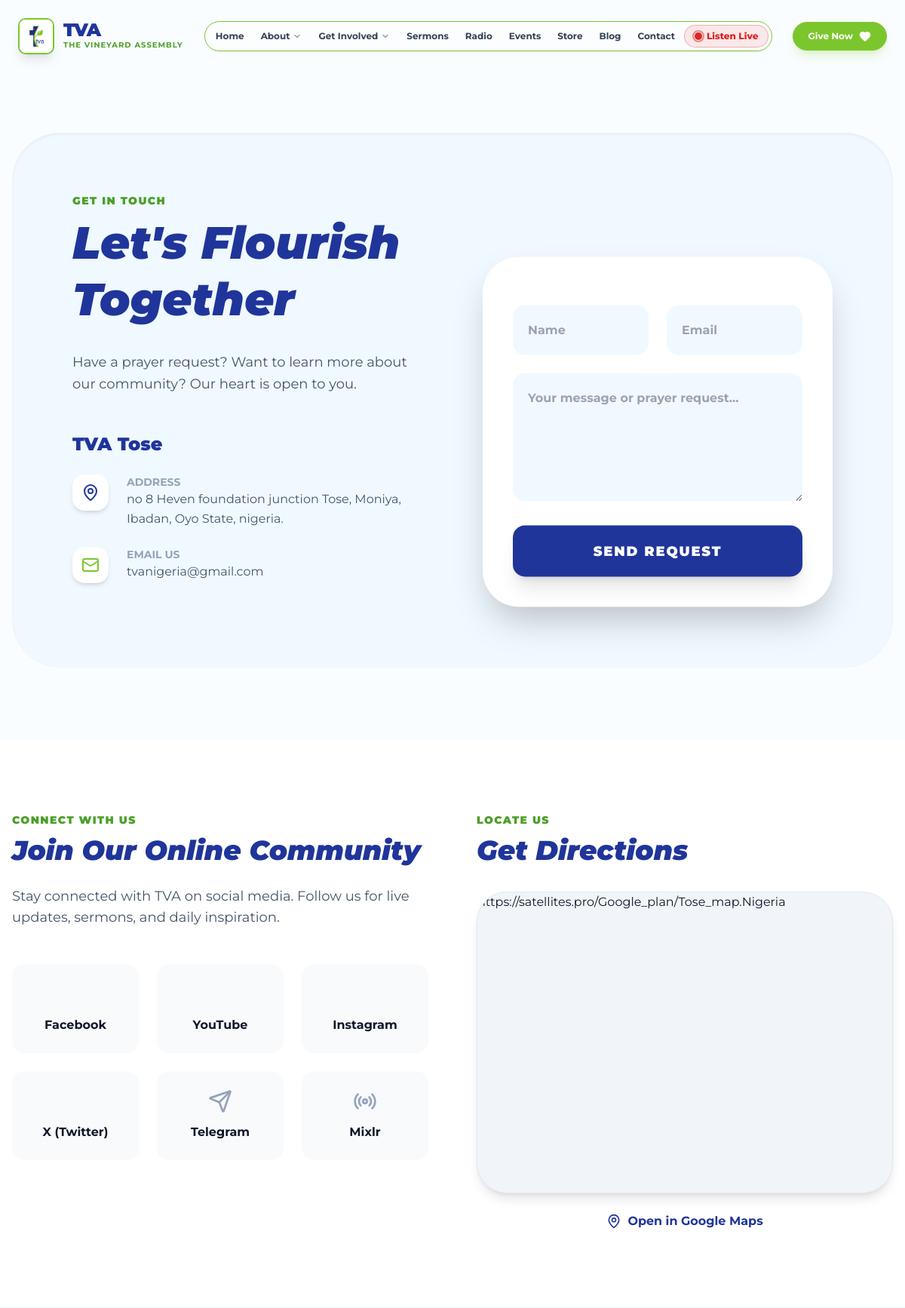
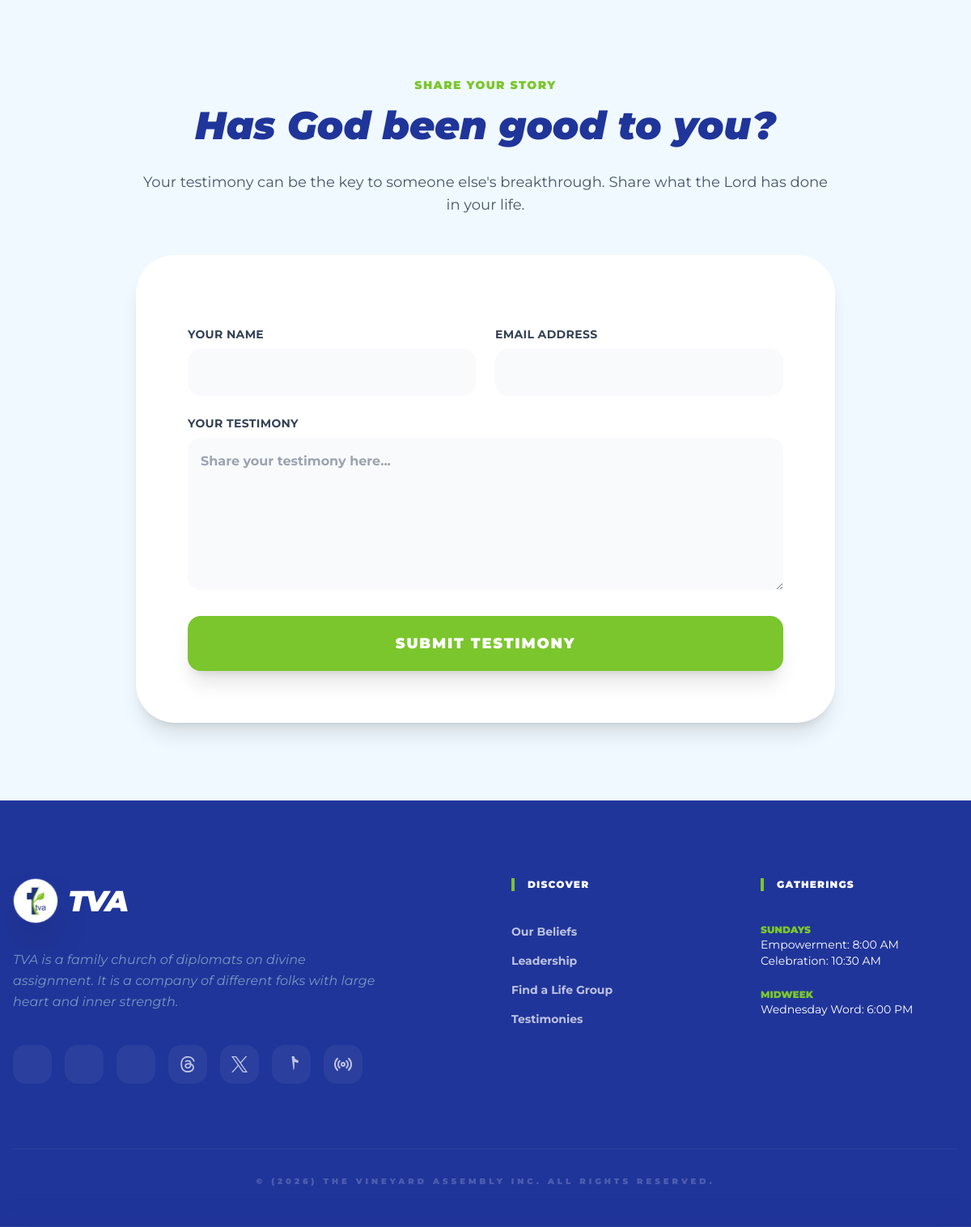
Page /contact/ on the committed database (2 pictures, top to bottom).
### contact/models.py (models this page shows, shortened)
class Branch(models.Model):
    branch_name = models.CharField(max_length=100, default="The Sanctuary")
    address = models.TextField()
    email = models.EmailField()
    class Meta:
        verbose_name_plural = "Branches"

class ContactPageSettings(models.Model):
    facebook = models.URLField(blank=True, null=True, help_text="Facebook Page URL")
    youtube = models.URLField(blank=True, null=True, help_text="YouTube Channel URL")
    mixlr = models.URLField(blank=True, null=True, help_text="Mixlr URL")
    telegram = models.URLField(blank=True, null=True, help_text="Telegram Channel URL")
    instagram = models.URLField(blank=True, null=True, help_text="Instagram Profile URL")
    x_twitter = models.URLField(blank=True, null=True, verbose_name="X (Twitter)", help_text="X (Twitter) Profile URL")
    social_media_section_title = models.CharField(max_length=100, default="Connect With Us", help_text="Small title above the heading")
    social_media_section_heading = models.CharField(max_length=200, default="Join Our Online Community", help_text="Main heading")
    social_media_section_description = CKEditor5Field('Content', config_name='default', default="Stay connected with TVA on social media. Follow us for live updates, sermons, and daily inspiration.")
    google_map_embed = models.TextField(blank=True, null=True, help_text="Paste the Google Maps Embed HTML code here (iframe)")
    google_map_link = models.URLField(blank=True, null=True, help_text="Link to open location in Google Maps (optional)")
    testimony_section_title = models.CharField(max_length=100, default="Share Your Story", help_text="Small title above the heading")
    testimony_section_heading = models.CharField(max_length=200, default="Has God been good to you?", help_text="Main heading")
    testimony_section_description = CKEditor5Field('Content', config_name='default', default="Your testimony can be the key to someone else's breakthrough. Share what the Lord has done in your life.")
    class Meta:
        verbose_name = "Contact Page Settings"
        verbose_name_plural = "Contact Page Settings"

### contact/views.py (the view, shortened to what this page needs)
# urls.py: path('contact/', contact_view, name='contact'),
def contact_view(request):
    branches = Branch.objects.all()
    settings = ContactPageSettings.objects.first()
    return render(request, 'contact.html', {'branches': branches, 'settings': settings})

### payments/context_processors.py (called while the page is built)
def payment_info(request):
    return {
        'bank_info': BankDetail.objects.filter(is_active=True).first()
    }

### sermons/context_processors.py (called while the page is built)
def active_broadcast(request):
    broadcast = AudioBroadcast.objects.filter(is_live=True).first()
    return {
        'active_broadcast': broadcast,
    }

### templates/contact.html (shortened to what this page needs)
{% extends 'base.html' %}
{% load static %}
{% block content %}
    <main class="mt-20">
      <section id="contact-page" class="py-24">
        <div class="max-w-7xl mx-auto px-4">
          <div class="bg-brandLight rounded-[4rem] p-10 lg:p-20 overflow-hidden relative shadow-inner">
            <div class="grid grid-cols-1 lg:grid-cols-2 gap-20 items-start">
              <div class="space-y-12">
                <div>
                  <span class="text-accent font-black uppercase tracking-widest text-sm mb-2 block">Get in Touch</span>
                  <h2 class="text-6xl font-black text-primary serif italic leading-tight mb-8">Let's Flourish Together</h2>
                  <p class="text-slate-600 text-lg mb-12 leading-relaxed">
                    Have a prayer request? Want to learn more about our community? Our heart is open to you.
                  </p>
                </div>
                <div class="space-y-12">
                  {% for branch in branches %}
                    <div class="border-b border-slate-200/50 pb-8 last:border-0">
                      <h3 class="text-2xl font-black text-primary mb-6">{{ branch.branch_name }}</h3>
                      <div class="space-y-6">
                        <div class="flex gap-6 items-start">
                          <div class="w-12 h-12 bg-white rounded-2xl flex items-center justify-center shadow-md text-primary shrink-0">
                            <i data-lucide="map-pin"></i>
                          </div>
                          <div>
                            <h4 class="font-bold text-sm text-slate-400 uppercase">Address</h4>
                            <p class="text-slate-600">{{ branch.address }}</p>
                          </div>
                        </div>
                        <div class="flex gap-6 items-start">
                          <div class="w-12 h-12 bg-white rounded-2xl flex items-center justify-center shadow-md text-secondary shrink-0">
                            <i data-lucide="mail"></i>
                          </div>
                          <div>
                            <h4 class="font-bold text-sm text-slate-400 uppercase">Email Us</h4>
                            <p class="text-slate-600">{{ branch.email }}</p>
                          </div>
                        </div>
                      </div>
                    </div>
                  {% empty %}
                    <p class="text-slate-500 italic">No branch information available.</p>
                  {% endfor %}
                </div>
              </div>
              <div class="bg-white rounded-[3rem] p-10 shadow-2xl sticky top-32">
                <form class="space-y-6" method="POST" action="{% url 'contact' %}">
                  <div class="grid grid-cols-1 sm:grid-cols-2 gap-6">
                    <input type="text" name="name" placeholder="Name" required class="w-full bg-brandLight border-none rounded-2xl p-5 focus:ring-2 focus:ring-secondary outline-none font-bold text-primary" />
                    <input type="email" name="email" placeholder="Email" required class="w-full bg-brandLight border-none rounded-2xl p-5 focus:ring-2 focus:ring-secondary outline-none font-bold text-primary" />
                  </div>
                  <textarea rows="5" name="message" placeholder="Your message or prayer request..." required class="w-full bg-brandLight border-none rounded-2xl p-5 focus:ring-2 focus:ring-secondary outline-none font-bold text-primary"></textarea>
                  <button type="submit" class="w-full bg-primary text-white py-5 rounded-2xl font-black text-lg shadow-xl hover:bg-secondary hover:text-primary transition-all uppercase tracking-widest">
                    Send Request
                  </button>
                </form>
              </div>
            </div>
          </div>
        </div>
      </section>
      <section class="py-24 bg-white">
        <div class="max-w-7xl mx-auto px-4">
          <div class="grid lg:grid-cols-2 gap-16">
            <div>
               <div class="mb-12">
                  <span class="text-accent font-black uppercase tracking-widest text-sm mb-2 block">{{ settings.social_media_section_title|default:"Connect With Us" }}</span>
                  <h2 class="text-4xl font-black text-primary serif italic leading-tight mb-6">{{ settings.social_media_section_heading|default:"Join Our Online Community" }}</h2>
                  <p class="text-slate-600 text-lg mb-8">
                     {{ settings.social_media_section_description|default:"Stay connected with TVA on social media. Follow us for live updates, sermons, and daily inspiration."|safe }}
                  </p>
               </div>
               {% if settings %}
               <div class="grid grid-cols-2 sm:grid-cols-3 gap-6">
                  {% if settings.facebook %}
                  <a href="{{ settings.facebook }}" target="_blank" class="flex flex-col items-center justify-center p-6 bg-slate-50 rounded-2xl hover:bg-[#1877F2] hover:text-white transition-all group">
                    <i data-lucide="facebook" class="w-8 h-8 mb-3 text-slate-400 group-hover:text-white"></i>
                    <span class="font-bold">Facebook</span>
                  </a>
                  {% endif %}
                  {% if settings.youtube %}
                  <a href="{{ settings.youtube }}" target="_blank" class="flex flex-col items-center justify-center p-6 bg-slate-50 rounded-2xl hover:bg-[#FF0000] hover:text-white transition-all group">
                    <i data-lucide="youtube" class="w-8 h-8 mb-3 text-slate-400 group-hover:text-white"></i>
                    <span class="font-bold">YouTube</span>
                  </a>
                  {% endif %}
                  {% if settings.instagram %}
                  <a href="{{ settings.instagram }}" target="_blank" class="flex flex-col items-center justify-center p-6 bg-slate-50 rounded-2xl hover:bg-[#E4405F] hover:text-white transition-all group">
                    <i data-lucide="instagram" class="w-8 h-8 mb-3 text-slate-400 group-hover:text-white"></i>
                    <span class="font-bold">Instagram</span>
                  </a>
                  {% endif %}
                  {% if settings.x_twitter %}
                  <a href="{{ settings.x_twitter }}" target="_blank" class="flex flex-col items-center justify-center p-6 bg-slate-50 rounded-2xl hover:bg-black hover:text-white transition-all group">
                    <i data-lucide="twitter" class="w-8 h-8 mb-3 text-slate-400 group-hover:text-white"></i>
                    <span class="font-bold">X (Twitter)</span>
                  </a>
                  {% endif %}
                  {% if settings.telegram %}
                  <a href="{{ settings.telegram }}" target="_blank" class="flex flex-col items-center justify-center p-6 bg-slate-50 rounded-2xl hover:bg-[#0088cc] hover:text-white transition-all group">
                     <i data-lucide="send" class="w-8 h-8 mb-3 text-slate-400 group-hover:text-white"></i>
                    <span class="font-bold">Telegram</span>
                  </a>
                  {% endif %}
                  {% if settings.mixlr %}
                  <a href="{{ settings.mixlr }}" target="_blank" class="flex flex-col items-center justify-center p-6 bg-slate-50 rounded-2xl hover:bg-orange-500 hover:text-white transition-all group">
                    <i data-lucide="radio" class="w-8 h-8 mb-3 text-slate-400 group-hover:text-white"></i>
                    <span class="font-bold">Mixlr</span>
                  </a>
                  {% endif %}
               </div>
               {% else %}
                  <p class="text-slate-500 italic">Social media links coming soon.</p>
               {% endif %}
            </div>
             <div>
                <div class="mb-8">
                  <span class="text-accent font-black uppercase tracking-widest text-sm mb-2 block">Locate Us</span>
                  <h2 class="text-4xl font-black text-primary serif italic leading-tight mb-6">Get Directions</h2>
                </div>
                <div class="w-full h-[400px] bg-slate-100 rounded-[2.5rem] overflow-hidden shadow-lg border border-slate-200">
                  {% if settings.google_map_embed %}
                    {{ settings.google_map_embed|safe }}
                  {% else %}
                    <div class="w-full h-full flex flex-col items-center justify-center text-slate-400">
                      <i data-lucide="map" class="w-12 h-12 mb-4"></i>
                      <p>Map unavailable</p>
                    </div>
                  {% endif %}
                </div>
                {% if settings.google_map_link %}
                  <div class="mt-6 text-center">
                    <a href="{{ settings.google_map_link }}" target="_blank" class="inline-flex items-center gap-2 text-primary font-bold hover:text-secondary transition-colors">
                      <i data-lucide="map-pin" class="w-5 h-5"></i>
                      Open in Google Maps
                    </a>
                  </div>
                {% endif %}
             </div>
          </div>
        </div>
      </section>
      <section class="py-24 bg-brandLight">
        <div class="max-w-4xl mx-auto px-4 text-center">
           <span class="text-secondary font-black uppercase tracking-widest text-sm mb-4 block">{{ settings.testimony_section_title|default:"Share Your Story" }}</span>
           <h2 class="text-5xl font-black text-primary serif italic mb-8">{{ settings.testimony_section_heading|default:"Has God been good to you?" }}</h2>
           <p class="text-slate-600 text-lg mb-12">
             {{ settings.testimony_section_description|default:"Your testimony can be the key to someone else's breakthrough. Share what the Lord has done in your life."|safe }}
           </p>
           <div class="bg-white p-10 md:p-16 rounded-[3rem] shadow-xl text-left">
              <form class="space-y-6" method="POST" action="{% url 'contact' %}">
                  <div class="grid grid-cols-1 sm:grid-cols-2 gap-6">
                    <div>
                      <label class="block text-sm font-bold text-slate-700 mb-2 uppercase tracking-wide">Your Name</label>
                      <input type="text" name="name" required class="w-full bg-slate-50 border-none rounded-2xl p-4 focus:ring-2 focus:ring-secondary outline-none font-bold text-primary" />
                    </div>
                    <div>
                       <label class="block text-sm font-bold text-slate-700 mb-2 uppercase tracking-wide">Email Address</label>
                      <input type="email" name="email" required class="w-full bg-slate-50 border-none rounded-2xl p-4 focus:ring-2 focus:ring-secondary outline-none font-bold text-primary" />
                    </div>
                  </div>
                  <div>
                    <label class="block text-sm font-bold text-slate-700 mb-2 uppercase tracking-wide">Your Testimony</label>
                    <textarea rows="6" name="testimony_content" required placeholder="Share your testimony here..." class="w-full bg-slate-50 border-none rounded-2xl p-4 focus:ring-2 focus:ring-secondary outline-none font-bold text-primary"></textarea>
                  </div>
                  <button type="submit" class="w-full bg-secondary text-white py-5 rounded-2xl font-black text-lg shadow-xl hover:bg-primary transition-all uppercase tracking-widest">
                    Submit Testimony
                  </button>
                </form>
           </div>
        </div>
      </section>
    </main>
{% endblock %}

### static/style.css (style rules this page uses)
:root { --brand-primary: #1F317D; --brand-secondary: #81C225; --brand-accent: #010066; --brand-green: #cbed9c; }
body { font-family: 'Montserrat', sans-serif; background-color: #c2f2ff; color: #1a1a1a; overflow-x: hidden; }
.serif { font-family: 'Montserrat', sans-serif; }
h2 { font-family: 'Montserrat', sans-serif; font-weight: 800; }
h3 { font-family: 'Montserrat', sans-serif; font-weight: 700; }
p, span { font-family: 'Montserrat', sans-serif; font-weight: 400; }
button, .btn, a.btn { font-family: 'Montserrat', sans-serif; font-weight: 800; }

### rows in the picture
Branch: branch_name "TVA Tose", address "no 8 Heven foundation junction Tose, Moniya, Ibadan, Oyo State, nigeria.", email "tvanigeria@gmail.com"
ContactPageSettings: social_media_section_title "CONNECT WITH US", social_media_section_heading "Join Our Online Community", social_media_section_description "Stay connected with TVA on social media. Follow us for live updates, sermons, and daily inspiration.", google_map_embed "https://satellites.pro/Google_plan/Tose_map.Nigeria", testimony_section_title "SHARE YOUR STORY", testimony_section_heading "Has God been good to you?", testimony_section_description "Your testimony can be the key to someone else's breakthrough. Share what the Lord has done in your life."
